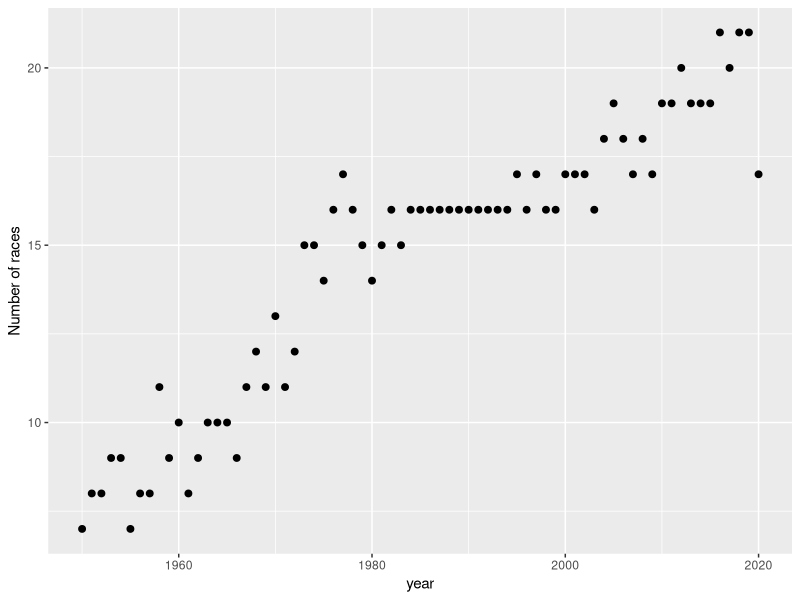

Generate this figure with R:
## ---- chunk 1
library(tidyverse)
## ---- chunk 2
race_results <- read_csv("../data/race_results_statsf1.csv")
head(race_results)
## ---- chunk 3
race_id <- race_results %>% select(race_id)

summary(race_id)
## ---- chunk 4
year <- race_results %>% select(year)

summary(year)
## ---- chunk 5
race_results %>% 
  select(year, round) %>% 
  distinct(year, round) %>%
  group_by(year) %>%
  summarise(races_count = n())
## ---- chunk 6
annual_races_count <- race_results %>% select(year, round) %>% distinct(year, round) %>% group_by(year) %>% summarise(races_count = n())

ggplot(annual_races_count, aes(x=year, y=races_count))+
         geom_point(size=2) + labs(y="Number of races")
## ---- chunk 7
race_name <- race_results %>% select(race_name)

race_name %>% group_by(race_name) %>% summarize(count = n())
## ---- chunk 8
race_name <- select(race_results, year, race_name)

race_name %>% distinct(year, race_name) %>% group_by(race_name) %>% summarize(count = n()) %>% arrange(desc(count))
## ---- chunk 9
p_prelim <- select(race_results, p_prelim)
summary(p_prelim)
## ---- chunk 10
driver <- select(race_results, race_id, driver)
driver %>% distinct(race_id, driver) %>%
          group_by(driver) %>% 
          summarize(count = n()) %>%
          arrange(desc(count))
## ---- chunk 11
select(race_results, race_id, team)%>%
  distinct(race_id, team) %>%
  group_by(team) %>% 
  summarize(count = n())
## ---- chunk 12
select(race_results, race_id, constructor_long)%>%
  distinct(race_id, constructor_long) %>%
  group_by(constructor_long) %>% 
  summarize(count = n())
